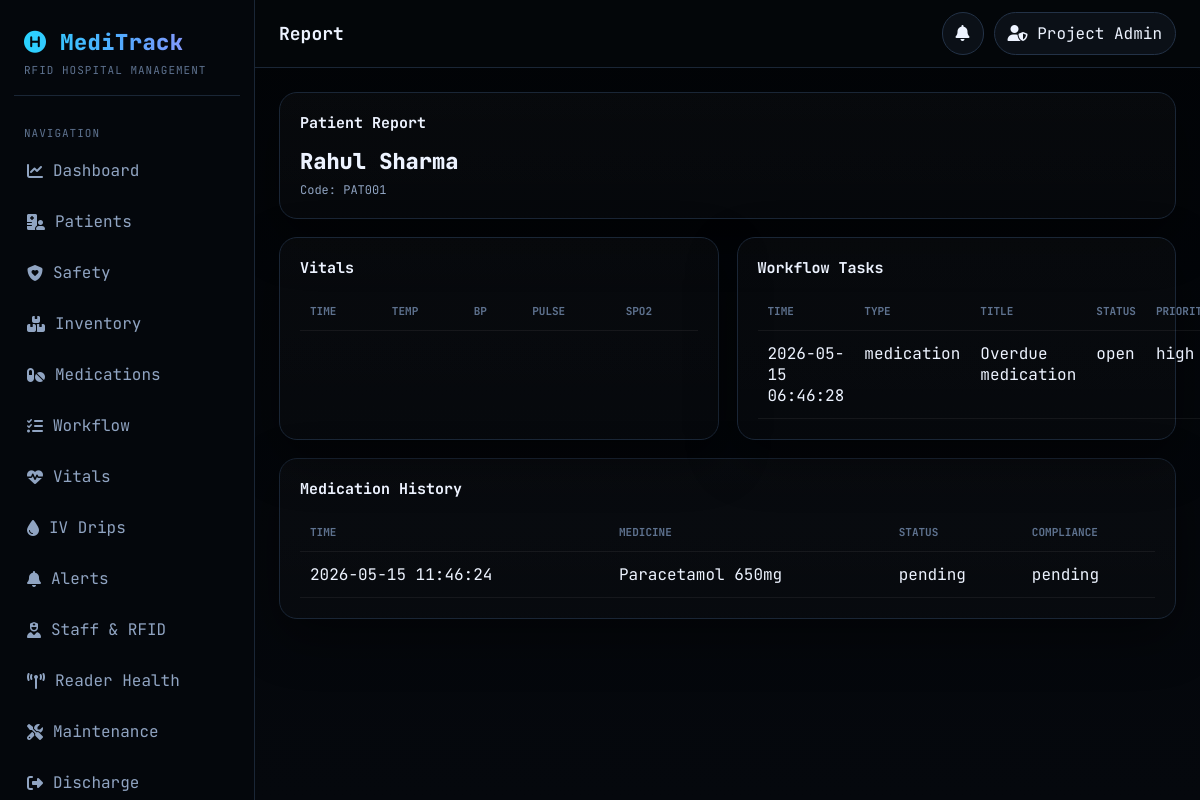
Page /meditrack_compact/report.php?type=patient&patient_id=1 (signed in) on the committed database.
### tables this page shows
CREATE TABLE `patients` (
  `id` int(11) NOT NULL,
  `patient_code` varchar(30) NOT NULL,
  `fullname` varchar(150) NOT NULL,
  `rfiduid` varchar(60) DEFAULT NULL,
  `gender` varchar(20) DEFAULT NULL,
  `age` int(11) DEFAULT NULL,
  `blood_group` varchar(10) DEFAULT NULL,
  `phone` varchar(20) DEFAULT NULL,
  `diagnosis` varchar(255) DEFAULT NULL,
  `ward_id` int(11) DEFAULT NULL,
  `bed_no` varchar(20) DEFAULT NULL,
  `status` enum('admitted','icu','critical','discharged') NOT NULL DEFAULT 'admitted',
  `fall_risk` tinyint(1) NOT NULL DEFAULT 0,
  `elopement_risk` tinyint(1) NOT NULL DEFAULT 0,
  `watch_level` varchar(20) NOT NULL DEFAULT 'normal',
  `last_seen_at` datetime DEFAULT NULL,
  `last_seen_location_id` int(11) DEFAULT NULL,
  `created_at` timestamp NOT NULL DEFAULT current_timestamp()
);

CREATE TABLE `workflowtasks` (
  `id` int(11) NOT NULL,
  `task_key` varchar(120) NOT NULL,
  `task_type` varchar(40) NOT NULL,
  `title` varchar(200) NOT NULL,
  `description` varchar(500) DEFAULT NULL,
  `patient_id` int(11) NOT NULL DEFAULT 0,
  `item_id` int(11) NOT NULL DEFAULT 0,
  `priority` enum('low','medium','high','critical') NOT NULL DEFAULT 'medium',
  `status` enum('open','inprogress','done') NOT NULL DEFAULT 'open',
  `due_at` datetime DEFAULT NULL,
  `completed_at` datetime DEFAULT NULL,
  `created_at` timestamp NOT NULL DEFAULT current_timestamp()
);

CREATE TABLE `medicationschedule` (
  `id` int(11) NOT NULL,
  `patient_id` int(11) NOT NULL,
  `item_id` int(11) NOT NULL,
  `dose` varchar(50) NOT NULL,
  `route_name` varchar(40) NOT NULL,
  `scheduled_time` datetime NOT NULL,
  `status` enum('pending','administered','missed','refused') NOT NULL DEFAULT 'pending',
  `compliance_status` enum('pending','on_time','late','missed','refused') NOT NULL DEFAULT 'pending',
  `verified_staff_uid` varchar(60) DEFAULT NULL,
  `verified_patient_uid` varchar(60) DEFAULT NULL,
  `verified_medicine_uid` varchar(60) DEFAULT NULL,
  `verified_at` datetime DEFAULT NULL,
  `created_at` timestamp NOT NULL DEFAULT current_timestamp()
);

CREATE TABLE `items` (
  `id` int(11) NOT NULL,
  `uid` varchar(60) NOT NULL,
  `item_name` varchar(150) NOT NULL,
  `item_type` enum('medicine','equipment','asset') NOT NULL DEFAULT 'asset',
  `brand` varchar(100) DEFAULT NULL,
  `batch_no` varchar(60) DEFAULT NULL,
  `quantity` int(11) NOT NULL DEFAULT 1,
  `unit_cost` decimal(12,2) NOT NULL DEFAULT 0.00,
  `expiry_date` date DEFAULT NULL,
  `location_id` int(11) DEFAULT NULL,
  `status` enum('instock','inuse','missing','expired') NOT NULL DEFAULT 'instock',
  `recall_flag` tinyint(1) NOT NULL DEFAULT 0,
  `cold_chain_required` tinyint(1) NOT NULL DEFAULT 0,
  `reorder_threshold` int(11) NOT NULL DEFAULT 10,
  `reorder_qty` int(11) NOT NULL DEFAULT 50,
  `supplier_name` varchar(120) DEFAULT NULL,
  `last_seen_at` datetime DEFAULT NULL,
  `created_at` timestamp NOT NULL DEFAULT current_timestamp()
);

### meditrack_compact/report.php (the view, shortened to what this page needs)
<?php
require_once 'core.php';
$type = getv('type', 'summary');
$p = patient_cols();
$i = item_cols();
$s = schedule_cols();
$v = vitals_cols();
$t = task_cols();
if ($type === 'patient') {
    $patientId = (int)getv('patient_id', 0);
    $patient = one("SELECT * FROM patients WHERE id={$patientId} LIMIT 1");
    $tasks = all_rows("SELECT * FROM workflowtasks WHERE `{$t['patientid']}`={$patientId} ORDER BY `{$t['createdat']}` DESC LIMIT 20");
    $meds = all_rows(
        "SELECT ms.*, i.`{$i['itemname']}` AS item_name
         FROM medicationschedule ms
         JOIN items i ON i.id=ms.`{$s['itemid']}`
         WHERE ms.`{$s['patientid']}`={$patientId}
         ORDER BY ms.`{$s['scheduledtime']}` DESC
         LIMIT 20"
    );
    echo '<div class="card">';
    echo '<h3>Patient Report</h3>';
    echo '<div style="font-size:22px;font-weight:800">' . e($patient['fullname']) . '</div>';
    echo '<div class="muted" style="margin-top:6px">Code: ' . e($patient[$p['patientcode']] ?? '') . '</div>';
    echo '</div>';
    echo '<div class="grid g2" style="margin-top:18px">';
    echo '<div class="card"><h3>Vitals</h3><table class="table"><tr><th>Time</th><th>Temp</th><th>BP</th><th>Pulse</th><th>SpO2</th></tr>';
    echo '</table></div>';
    echo '<div class="card"><h3>Workflow Tasks</h3><table class="table"><tr><th>Time</th><th>Type</th><th>Title</th><th>Status</th><th>Priority</th></tr>';
    foreach ($tasks as $x) {
        echo '<tr>';
        echo '<td>' . e($x[$t['createdat']]) . '</td>';
        echo '<td>' . e($x[$t['tasktype']]) . '</td>';
        echo '<td>' . e($x['title']) . '</td>';
        echo '<td>' . e($x['status']) . '</td>';
        echo '<td>' . e($x['priority']) . '</td>';
        echo '</tr>';
    }
    echo '</table></div>';
    echo '</div>';
    echo '<div class="card" style="margin-top:18px"><h3>Medication History</h3><table class="table"><tr><th>Time</th><th>Medicine</th><th>Status</th><th>Compliance</th></tr>';
    foreach ($meds as $x) {
        echo '<tr>';
        echo '<td>' . e($x[$s['scheduledtime']]) . '</td>';
        echo '<td>' . e($x['item_name']) . '</td>';
        echo '<td>' . e($x['status']) . '</td>';
        echo '<td>' . e($x[$s['compliancestatus']] ?? '') . '</td>';
        echo '</tr>';
    }
    echo '</table></div>';
    exit;
}
?>

### meditrack_compact/core.php (style rules this page uses)
:root { --bg:#030508;--bg2:#070b10;--panel:#0b1017;--panel2:#101722;--panel3:#151e2b; --line:#1a2636;--line2:#233247;--text:#edf3ff;--muted:#90a4c2;--soft:#5e728f; --blue:#56a8ff;--cyan:#29d3ff;--green:#34d399;--yellow:#fbbf24;--red:#fb7185;--purple:#a78bfa; --shadow:0 18px 50px rgba(0,0,0,.45);--radius:18px;--side:255px;--top:68px; }
* { box-sizing:border-box }
html,body { margin:0;padding:0;background:linear-gradient(180deg,#020407 0%,#05080d 100%);color:var(--text);font-family:'JetBrains Mono',monospace }
body { display:flex;min-height:100vh }
.grid { display:grid;gap:18px }
.g2 { grid-template-columns:repeat(2,minmax(0,1fr)) }
.card { background:linear-gradient(180deg,rgba(255,255,255,.02),rgba(255,255,255,.01));border:1px solid var(--line);border-radius:var(--radius);padding:20px;box-shadow:var(--shadow) }
.card h3 { margin:0 0 14px;font-size:15px }
.table { width:100%;border-collapse:collapse }
.table th,.table td { padding:12px 10px;border-bottom:1px solid rgba(255,255,255,.06);text-align:left;vertical-align:top }
.table th { font-size:11px;color:var(--soft);text-transform:uppercase }
.muted { color:var(--muted);font-size:12px }

### rows in the picture
patients: fullname "Rahul Sharma", patient_code "PAT001"
workflowtasks: created_at "2026-05-15 06:46:28", task_type "medication", title "Overdue medication", status "open", priority "high"
medicationschedule: scheduled_time "2026-05-15 11:46:24", item.item_name "Paracetamol 650mg", status "pending", compliance_status "pending"

### other values in the picture
$v "Dashboard"
$v "Patients"
$v "Safety"
$v "Inventory"
$v "Medications"
$v "Workflow"
$v "Vitals"
$v "IV Drips"
$v "Alerts"
$v "Staff & RFID"
$v "Reader Health"
$v "Maintenance"
$v "Discharge"
$title "Report"
admin() "Project Admin"
